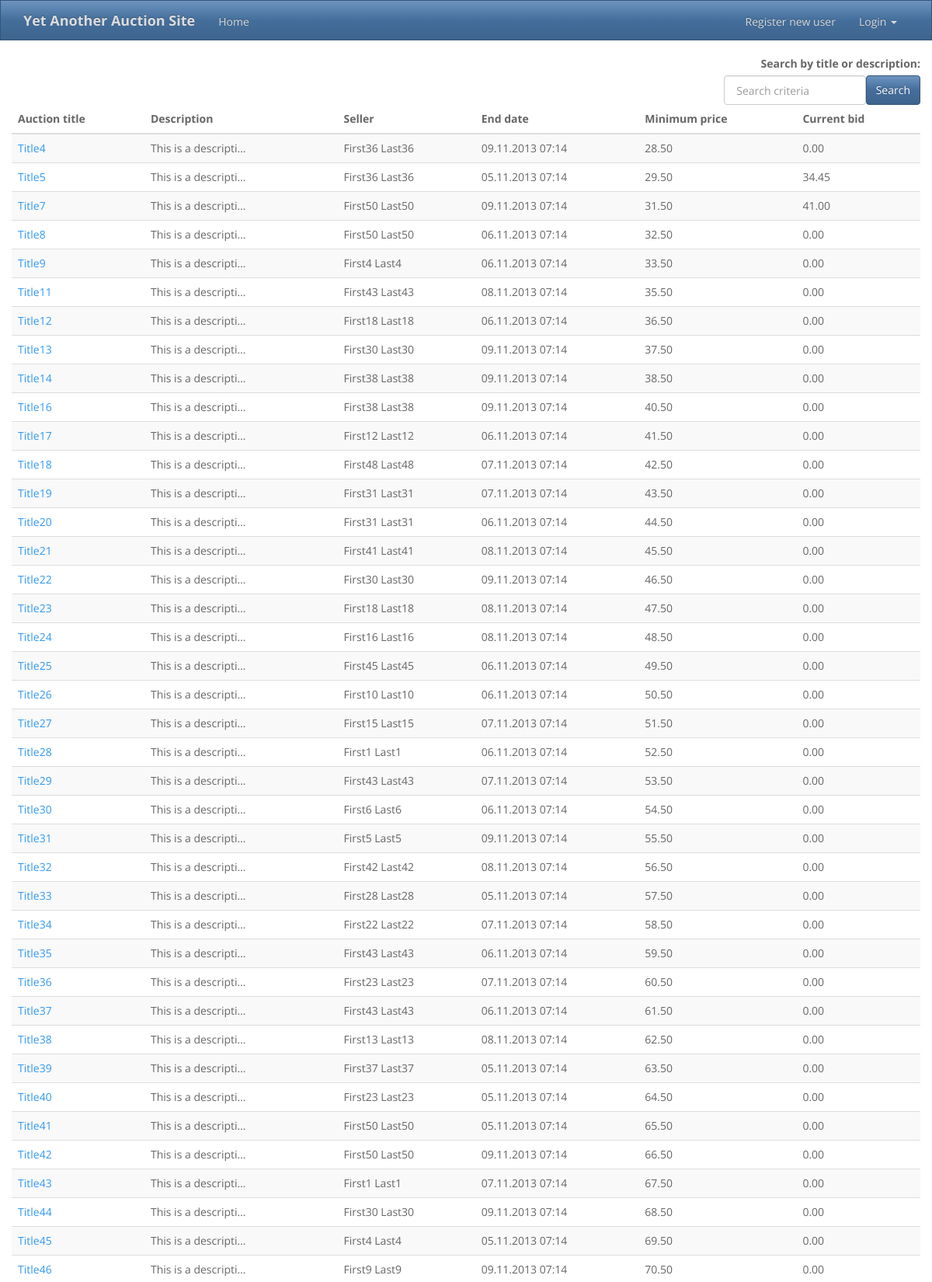
Screenshot of /YAAS/ (upper part) with the database file from the repository.
### YAAS_app/models.py (models this page shows, shortened)
class Auction(models.Model):
    id = models.AutoField(primary_key=True)
    seller = models.ForeignKey(User)
    title = models.CharField(max_length=30)
    description = models.TextField()
    start_date = models.DateTimeField(auto_now_add=True)
    updated_date = models.DateTimeField(auto_now=True)
    end_date = models.DateTimeField()
    minimum_price = models.DecimalField(max_digits=16, decimal_places=2)
    active = models.BooleanField(default=True)
    banned = models.BooleanField(default=False)
    @classmethod
    def getActive(cls):
        return cls.objects.filter(Q(active=True) & Q(banned=False))
    def getLatestBid(self):
        bid = Bid.getLatestBidForAuction(self)
        if bid:
            return bid.bid
        else:
            return 0.00

class Bid(models.Model):
    id = models.AutoField(primary_key=True)
    auction = models.ForeignKey(Auction)
    bidder = models.ForeignKey(User)
    bid = models.DecimalField(max_digits=16, decimal_places=2)
    timestamp = models.DateTimeField(auto_now_add=True)
    @classmethod
    def getLatestBidForAuction(cls, auction):
        try:
            bid = cls.objects.filter(auction=auction).latest("timestamp")
        except ObjectDoesNotExist:
            bid = None
        return bid

### YAAS_app/views.py (the view)
def home(request):
    template = "home.html"
    context = {"auctions": Auction.getActive()}
    return render_to_response(template, context, context_instance=RequestContext(request))

### templates/home.html (shortened to what this page needs)
{% extends "base.html" %}
{% block content %}
    <div class="row"><label class="control-label pull-right">Search by title or description:</label></div>
    <div class="row">
        <form class="form-inline pull-right" action="/YAAS/auction/search/" method="post">
            <div class="form-group pull-left">
                <input type="text" class="form-control" name="criteria" placeholder=" Search criteria">
            </div>
            <input type="submit" class="btn btn-primary pull-right" value="Search">
        </form>
    </div>
    <div class="row">
        <table class="table table-striped table-hover">
            <thead>
            <tr>
                <th>Auction title</th>
                <th>Description</th>
                <th>Seller</th>
                <th>End date</th>
                <th>Minimum price</th>
                <th>Current bid</th>
            </tr>
            </thead>
            <tbody>
            {% for a in auctions %}
                <tr>
                    <td><a href="/YAAS/auction/{{ a.id }}/">{{ a.title }}</a></td>
                    <td>{{ a.description|truncatechars:20 }}</td>
                    <td>{{ a.seller.get_full_name }}</td>
                    <td>{{ a.end_date|date:"d.m.Y H:i" }}</td>
                    <td>{{ a.minimum_price|floatformat:2 }}</td>
                    <td>{{ a.getLatestBid|floatformat:2 }}</td>
                </tr>
            {% endfor %}
            </tbody>
        </table>
    </div>
{% endblock %}

### rows the page displays
Auction: title "Title4", description "This is a descripti…", seller.get_full_name "First36 Last36", end_date "09.11.2013 07:14", minimum_price "28.50", getLatestBid "0.00"
Auction: title "Title5", description "This is a descripti…", seller.get_full_name "First36 Last36", end_date "05.11.2013 07:14", minimum_price "29.50", getLatestBid "34.45"
Auction: title "Title7", description "This is a descripti…", seller.get_full_name "First50 Last50", end_date "09.11.2013 07:14", minimum_price "31.50", getLatestBid "41.00"
Auction: title "Title8", description "This is a descripti…", seller.get_full_name "First50 Last50", end_date "06.11.2013 07:14", minimum_price "32.50", getLatestBid "0.00"
Auction: title "Title9", description "This is a descripti…", seller.get_full_name "First4 Last4", end_date "06.11.2013 07:14", minimum_price "33.50", getLatestBid "0.00"
Auction: title "Title11", description "This is a descripti…", seller.get_full_name "First43 Last43", end_date "08.11.2013 07:14", minimum_price "35.50", getLatestBid "0.00"
Auction: title "Title12", description "This is a descripti…", seller.get_full_name "First18 Last18", end_date "06.11.2013 07:14", minimum_price "36.50", getLatestBid "0.00"
Auction: title "Title13", description "This is a descripti…", seller.get_full_name "First30 Last30", end_date "09.11.2013 07:14", minimum_price "37.50", getLatestBid "0.00"
Auction: title "Title14", description "This is a descripti…", seller.get_full_name "First38 Last38", end_date "09.11.2013 07:14", minimum_price "38.50", getLatestBid "0.00"
Auction: title "Title16", description "This is a descripti…", seller.get_full_name "First38 Last38", end_date "09.11.2013 07:14", minimum_price "40.50", getLatestBid "0.00"
Auction: title "Title17", description "This is a descripti…", seller.get_full_name "First12 Last12", end_date "06.11.2013 07:14", minimum_price "41.50", getLatestBid "0.00"
Auction: title "Title18", description "This is a descripti…", seller.get_full_name "First48 Last48", end_date "07.11.2013 07:14", minimum_price "42.50", getLatestBid "0.00"
Auction: title "Title19", description "This is a descripti…", seller.get_full_name "First31 Last31", end_date "07.11.2013 07:14", minimum_price "43.50", getLatestBid "0.00"
Auction: title "Title20", description "This is a descripti…", seller.get_full_name "First31 Last31", end_date "06.11.2013 07:14", minimum_price "44.50", getLatestBid "0.00"
Auction: title "Title21", description "This is a descripti…", seller.get_full_name "First41 Last41", end_date "08.11.2013 07:14", minimum_price "45.50", getLatestBid "0.00"
Auction: title "Title22", description "This is a descripti…", seller.get_full_name "First30 Last30", end_date "09.11.2013 07:14", minimum_price "46.50", getLatestBid "0.00"
Auction: title "Title23", description "This is a descripti…", seller.get_full_name "First18 Last18", end_date "08.11.2013 07:14", minimum_price "47.50", getLatestBid "0.00"
Auction: title "Title24", description "This is a descripti…", seller.get_full_name "First16 Last16", end_date "08.11.2013 07:14", minimum_price "48.50", getLatestBid "0.00"
Auction: title "Title25", description "This is a descripti…", seller.get_full_name "First45 Last45", end_date "06.11.2013 07:14", minimum_price "49.50", getLatestBid "0.00"
Auction: title "Title26", description "This is a descripti…", seller.get_full_name "First10 Last10", end_date "06.11.2013 07:14", minimum_price "50.50", getLatestBid "0.00"
Auction: title "Title27", description "This is a descripti…", seller.get_full_name "First15 Last15", end_date "07.11.2013 07:14", minimum_price "51.50", getLatestBid "0.00"
Auction: title "Title28", description "This is a descripti…", seller.get_full_name "First1 Last1", end_date "06.11.2013 07:14", minimum_price "52.50", getLatestBid "0.00"
Auction: title "Title29", description "This is a descripti…", seller.get_full_name "First43 Last43", end_date "07.11.2013 07:14", minimum_price "53.50", getLatestBid "0.00"
Auction: title "Title30", description "This is a descripti…", seller.get_full_name "First6 Last6", end_date "06.11.2013 07:14", minimum_price "54.50", getLatestBid "0.00"
Auction: title "Title31", description "This is a descripti…", seller.get_full_name "First5 Last5", end_date "09.11.2013 07:14", minimum_price "55.50", getLatestBid "0.00"
Auction: title "Title32", description "This is a descripti…", seller.get_full_name "First42 Last42", end_date "08.11.2013 07:14", minimum_price "56.50", getLatestBid "0.00"
Auction: title "Title33", description "This is a descripti…", seller.get_full_name "First28 Last28", end_date "05.11.2013 07:14", minimum_price "57.50", getLatestBid "0.00"
Auction: title "Title34", description "This is a descripti…", seller.get_full_name "First22 Last22", end_date "07.11.2013 07:14", minimum_price "58.50", getLatestBid "0.00"
Auction: title "Title35", description "This is a descripti…", seller.get_full_name "First43 Last43", end_date "06.11.2013 07:14", minimum_price "59.50", getLatestBid "0.00"
Auction: title "Title36", description "This is a descripti…", seller.get_full_name "First23 Last23", end_date "07.11.2013 07:14", minimum_price "60.50", getLatestBid "0.00"
Auction: title "Title37", description "This is a descripti…", seller.get_full_name "First43 Last43", end_date "06.11.2013 07:14", minimum_price "61.50", getLatestBid "0.00"
Auction: title "Title38", description "This is a descripti…", seller.get_full_name "First13 Last13", end_date "08.11.2013 07:14", minimum_price "62.50", getLatestBid "0.00"
Auction: title "Title39", description "This is a descripti…", seller.get_full_name "First37 Last37", end_date "05.11.2013 07:14", minimum_price "63.50", getLatestBid "0.00"
Auction: title "Title40", description "This is a descripti…", seller.get_full_name "First23 Last23", end_date "05.11.2013 07:14", minimum_price "64.50", getLatestBid "0.00"
Auction: title "Title41", description "This is a descripti…", seller.get_full_name "First50 Last50", end_date "05.11.2013 07:14", minimum_price "65.50", getLatestBid "0.00"
Auction: title "Title42", description "This is a descripti…", seller.get_full_name "First50 Last50", end_date "09.11.2013 07:14", minimum_price "66.50", getLatestBid "0.00"
Auction: title "Title43", description "This is a descripti…", seller.get_full_name "First1 Last1", end_date "07.11.2013 07:14", minimum_price "67.50", getLatestBid "0.00"
Auction: title "Title44", description "This is a descripti…", seller.get_full_name "First30 Last30", end_date "09.11.2013 07:14", minimum_price "68.50", getLatestBid "0.00"
Auction: title "Title45", description "This is a descripti…", seller.get_full_name "First4 Last4", end_date "05.11.2013 07:14", minimum_price "69.50", getLatestBid "0.00"
Auction: title "Title46", description "This is a descripti…", seller.get_full_name "First9 Last9", end_date "09.11.2013 07:14", minimum_price "70.50", getLatestBid "0.00"
